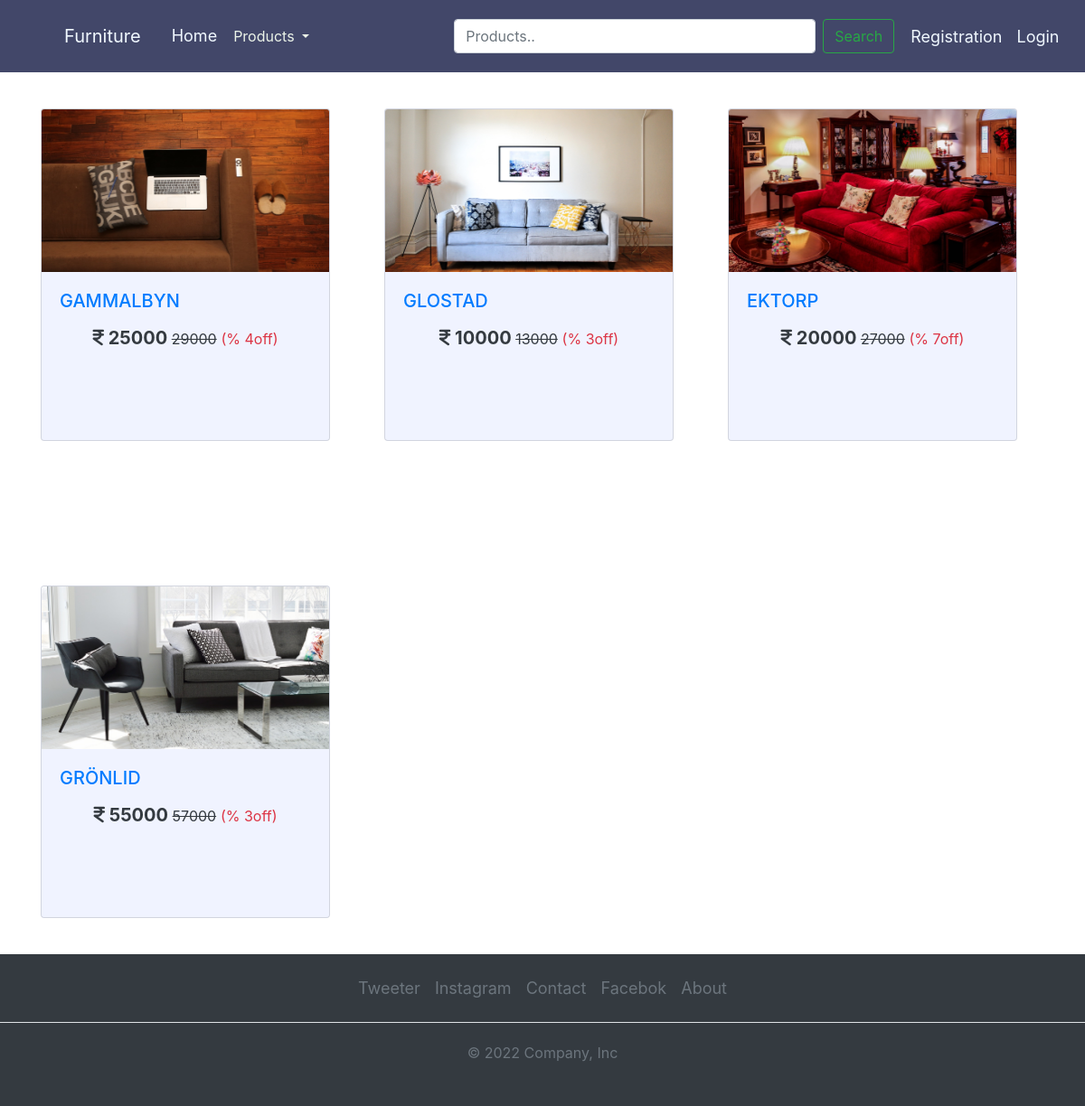
Page /sofa_categories on the committed database.
### core/models.py (models this page shows, shortened)
class Products(models.Model):
    CATAGORY_CHOICES = [
        ('SOFA','Sofa'),
        ('BED','Bed'),
        ('CHAIR','Chair'),
    ]
    name = models.CharField(max_length=100)
    category = models.CharField(max_length=20,choices=CATAGORY_CHOICES)
    small_description = models.TextField()
    description = models.TextField()
    selling_price = models.IntegerField()
    discounted_price = models.IntegerField(default=0)
    percentage = models.IntegerField(default=0)
    price_and_quantity_total = models.IntegerField(default=0)
    product_image = models.ImageField(upload_to = 'product_images',default='none')   # As we are using image field we have to intall 'pillow'. And we have to Define MEDIA_URL in settings.py file so that all folder should save in media directory

### core/views.py (the view)
# urls.py: path('sofa_categories',views.Sofas.as_view(),name='sofacategories'),
class Sofas(View):
    def get(self,request):
        sofa_category = Products.objects.filter(category = 'SOFA')    # we are using filter function of queryset, that will filter those data whose category belongs to Sofa
        return render(request,'core/sofas.html',{'sofa_category':sofa_category})

### core/templates/core/sofas.html
{% extends "core/base.html" %}
{% block home %}
{% load static %}
  <div class="container">
    <div class="row">
        {% for dc in sofa_category %}
        <div class="col-sm-4 ">
          <a href="{% url "productdetails" dc.id %}" style="text-decoration: none; ">
            <div class="card sofa_categories_card sofa_card " style="width: 20rem; height:23rem;">
                <img class="card-img-top " src="{{dc.product_image.url}}" alt="Card image cap">
                <div class="card-body">
                  <h5 class="card-title">{{dc.name}}</h5>
                   <div class="text-center">
                        <h5 class="font-weight-bold text-dark "><i class="fa-solid fa-indian-rupee-sign"></i> {{dc.discounted_price}}<small class="fw-light rupee"> <s>{{dc.selling_price}}</s></small> <small class="text-danger">(% {{dc.percentage}}off)</small></h5>
                    </div>
                </div>
            </div>
          </a>
        </div>
        {% endfor %}
    </div>
</div>
{% endblock home %}

### core/static/core/css/style.css (style rules this page uses)
.card-img-top { width: 100%; height: 15vw; object-fit:fill; }
.sofa_categories_card { margin-top: 120px; margin-bottom: 40px; }
.sofa_card { background-color: #F0F3FF; }
.text-center { padding: 5px; padding-bottom: 15px; }

### rows in the picture
Products: product_image (picture), name "GAMMALBYN", discounted_price "25000", selling_price "29000", percentage "4"
Products: product_image (picture), name "GLOSTAD", discounted_price "10000", selling_price "13000", percentage "3"
Products: product_image (picture), name "EKTORP", discounted_price "20000", selling_price "27000", percentage "7"
Products: product_image (picture), name "GRÖNLID", discounted_price "55000", selling_price "57000", percentage "3"
